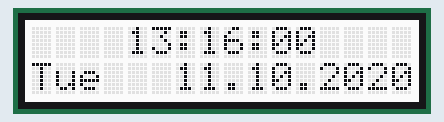
Simulated run of this sketch. Board: Arduino Uno, built with avr-gcc and run on an emulated ATmega328P. Shown: 16×2 character LCD. The local clock reads 2024-03-15 10:24:30 at power-on unless the sketch sets it.

Above: at 0.2 s.
At 3.2 s:
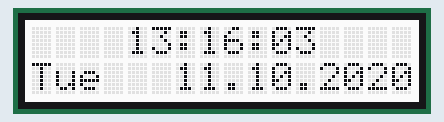
At 9.4 s:
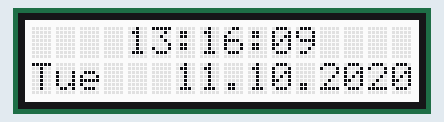
At 17.6 s:
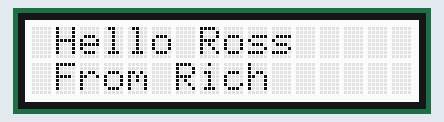
At 27.9 s:
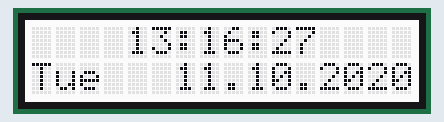
At 38.1 s:
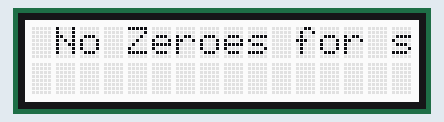

Measured:
- what the display in image 1 shows lasts 1.0 s, from 3.2 s to 4.2 s

The sketch:

SetTime.ino
```cpp
// Libraries for the Adafruit RGB/LCD Shield
#include <Wire.h>
// #include <Adafruit_MCP23017.h>
#include <Adafruit_RGBLCDShield.h>
#include <DS1307.h>


Adafruit_RGBLCDShield lcd = Adafruit_RGBLCDShield();
#define GREEN 0x2
#define RED 0x1
#define YELLOW 0x3
#define GREEN 0x2
#define TEAL 0x6
#define BLUE 0x4
#define VIOLET 0x5
#define WHITE 0x7

// I assume you know how to connect the DS1307.
// DS1307:  SDA pin   -> Arduino Digital 19
//          SCL pin   -> Arduino Digital 18
DS1307  rtc(19, 18);
Time  t;

void checkTime()
{
  t = rtc.getTime();
  Serial.print("Time: ");
  Serial.print(t.hour, DEC);
  Serial.print(":");
  Serial.println(t.min, DEC);
}

void setup() {
  // put your setup code here, to run once:
  rtc.halt(false);

  //Comment out to set the time:
  rtc.setDOW(SUNDAY);        // Set Day-of-Week
  rtc.setTime(13, 16, 0);     // Set the time to 12:00:00 (24hr format)
  rtc.setDate(11, 10, 2020);   // Set the date (DD, MM, YYYY)
  lcd.begin(16, 2);              // start the library
  lcd.setBacklight(WHITE);
  Serial.begin(9600);          //  setup serial for sensor

}

void loop() {
  // put your main code here, to run repeatedly:
  lcd.clear();
  lcd.setCursor(4, 0);
  lcd.print(rtc.getTimeStr());

  // Display abbreviated Day-of-Week in the lower left corner
  lcd.setCursor(0, 1);
  lcd.print(rtc.getDOWStr(FORMAT_SHORT));

  // Display date in the lower right corner
  lcd.setCursor(6, 1);
  lcd.print(rtc.getDateStr());

  // Wait one second before repeating :)
  delay (1000);

  lcd.clear();
  lcd.setCursor(1,0);
  lcd.print("No Zeroes for single digits");

  delay(1000);


  lcd.clear();
  lcd.setCursor(1,0);
  lcd.print("Hello Ross");
  lcd.setCursor(1,1);
  lcd.print("From Rich");

  delay(1000);

}
```
